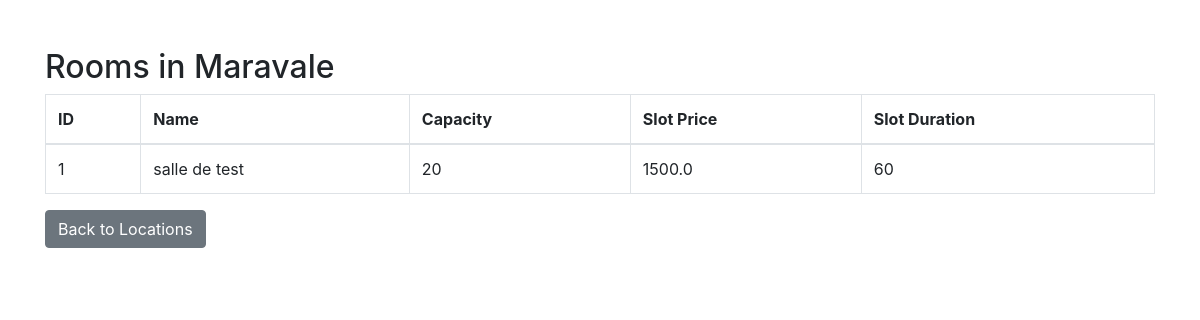
Screenshot of /admin/locations/3/rooms with the database file from the repository.
### models.py (models this page shows)
class Location(db.Model):
    __tablename__ = 'locations'
    id = db.Column(db.Integer, primary_key=True)
    name = db.Column(db.String(100), nullable=False)
    image_data = db.Column(db.LargeBinary, nullable=True) #largebinary -----> pour image
    rooms = db.relationship('Room', backref='location', lazy=True)

class Room(db.Model):
    __tablename__ = 'rooms'
    id = db.Column(db.Integer, primary_key=True)
    name = db.Column(db.String(100), nullable=False)
    capacity = db.Column(db.Integer, nullable=False)
    slot_price = db.Column(db.Float, nullable=False)
    slot_duration =db.Column(db.Integer,nullable=False,default=60)  #ppar défault 1h
    location_id = db.Column(db.Integer, db.ForeignKey('locations.id'), nullable=False)
    bookings = db.relationship('Booking', backref='room', lazy=True)
    image_data = db.Column(db.LargeBinary)

### admin_blueprint.py (the view)
@admin_bp.route('/locations/<int:location_id>/rooms')
def location_rooms(location_id):
    from data_access1 import get_all_rooms, get_all_locations
    location = next((loc for loc in get_all_locations() if loc.id == location_id), None)
    if not location:
        return "Location not found", 404
    rooms = [room for room in get_all_rooms() if room.location_id == location_id]
    return render_template('location_rooms.html', location=location, rooms=rooms)

### data_access1.py (called while the page is built)
def get_all_locations():
    return Location.query.all()

def get_all_rooms():
    return Room.query.all()

### templates/location_rooms.html (shortened to what this page needs)
<!DOCTYPE html>
<html lang="en">
<head>
    <link rel="stylesheet" href="https://stackpath.bootstrapcdn.com/bootstrap/4.5.2/css/bootstrap.min.css">
</head>
<body>
<div class="container mt-5">
    <h2>Rooms in {{ location.name }}</h2>
    <table class="table table-bordered">
        <thead>
            <tr>
                <th>ID</th>
                <th>Name</th>
                <th>Capacity</th>
                <th>Slot Price</th>
                <th>Slot Duration</th>
            </tr>
        </thead>
        <tbody>
            {% for room in rooms %}
            <tr>
                <td>{{ room.id }}</td>
                <td>{{ room.name }}</td>
                <td>{{ room.capacity }}</td>
                <td>{{ room.slot_price }}</td>
                <td>{{ room.slot_duration }}</td>
            </tr>
            {% endfor %}
        </tbody>
    </table>
    <a href="{{ url_for('admin_bp.locations_page') }}" class="btn btn-secondary">Back to Locations</a>
</div>
</body>
</html>

### rows the page displays
Location: name "Maravale"
Room: id "1", name "salle de test", capacity "20", slot_price "1500.0", slot_duration "60"
